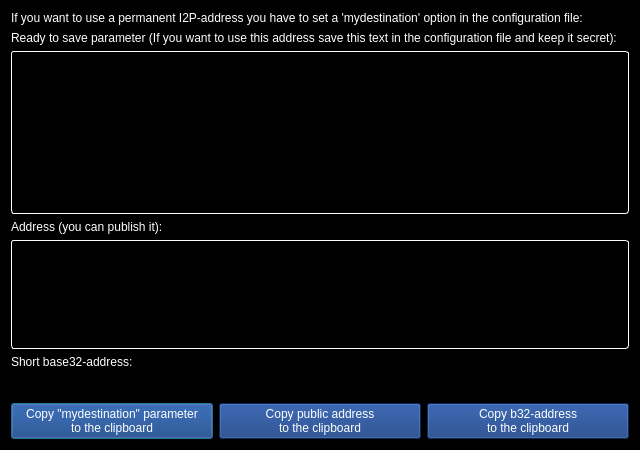
<?xml version="1.0" encoding="UTF-8"?>
<ui version="4.0">
 <class>ShowI2PAddresses</class>
 <widget class="QDialog" name="ShowI2PAddresses">
  <property name="geometry">
   <rect>
    <x>0</x>
    <y>0</y>
    <width>640</width>
    <height>450</height>
   </rect>
  </property>
  <property name="minimumSize">
   <size>
    <width>640</width>
    <height>450</height>
   </size>
  </property>
  <property name="windowTitle">
   <string>Dialog</string>
  </property>
  <property name="styleSheet">
   <string notr="true">color: rgb(255, 255, 255);
background-color: rgb(0, 0, 0);
alternate-background-color: rgb(0, 0, 0);</string>
  </property>
  <layout class="QVBoxLayout" name="verticalLayout">
   <item>
    <widget class="QLabel" name="label">
     <property name="text">
      <string>If you want to use a permanent I2P-address you have to set a 'mydestination' option in the configuration file:</string>
     </property>
     <property name="wordWrap">
      <bool>true</bool>
     </property>
    </widget>
   </item>
   <item>
    <widget class="QLabel" name="label_3">
     <property name="text">
      <string>Ready to save parameter (If you want to use this address save this text in the configuration file and keep it secret):</string>
     </property>
     <property name="wordWrap">
      <bool>true</bool>
     </property>
    </widget>
   </item>
   <item>
    <widget class="QTextEdit" name="privText">
     <property name="sizePolicy">
      <sizepolicy hsizetype="Expanding" vsizetype="Expanding">
       <horstretch>0</horstretch>
       <verstretch>3</verstretch>
      </sizepolicy>
     </property>
     <property name="styleSheet">
      <string notr="true">background: rgb(0,0,0); color: rgb(255,255,255); border: 1px inset white; border-radius: 3px; margin: 0px;</string>
     </property>
     <property name="readOnly">
      <bool>true</bool>
     </property>
    </widget>
   </item>
   <item>
    <widget class="QLabel" name="label_4">
     <property name="text">
      <string>Address (you can publish it):</string>
     </property>
    </widget>
   </item>
   <item>
    <widget class="QPlainTextEdit" name="pubText">
     <property name="sizePolicy">
      <sizepolicy hsizetype="Expanding" vsizetype="Expanding">
       <horstretch>0</horstretch>
       <verstretch>2</verstretch>
      </sizepolicy>
     </property>
     <property name="styleSheet">
      <string notr="true">background: rgb(0,0,0); color: rgb(255,255,255); border: 1px inset white; border-radius: 3px; margin: 0px;</string>
     </property>
     <property name="readOnly">
      <bool>true</bool>
     </property>
    </widget>
   </item>
   <item>
    <widget class="QLabel" name="label_5">
     <property name="text">
      <string>Short base32-address:</string>
     </property>
    </widget>
   </item>
   <item>
    <widget class="QLineEdit" name="b32Line">
     <property name="mouseTracking">
      <bool>false</bool>
     </property>
     <property name="acceptDrops">
      <bool>false</bool>
     </property>
     <property name="readOnly">
      <bool>true</bool>
     </property>
    </widget>
   </item>
   <item>
    <layout class="QHBoxLayout" name="horizontalLayout">
     <item>
      <widget class="QPushButton" name="privButton">
       <property name="styleSheet">
        <string notr="true">color: rgb(255, 255, 255);
background-color: rgb(15,55,126);
alternate-background-color: rgb(15,55,126);</string>
       </property>
       <property name="text">
        <string>Copy &quot;mydestination&quot; parameter
to the clipboard</string>
       </property>
      </widget>
     </item>
     <item>
      <widget class="QPushButton" name="pubButton">
       <property name="styleSheet">
        <string notr="true">color: rgb(255, 255, 255);
background-color: rgb(15,55,126);
alternate-background-color: rgb(15,55,126);</string>
       </property>
       <property name="text">
        <string>Copy public address
to the clipboard</string>
       </property>
      </widget>
     </item>
     <item>
      <widget class="QPushButton" name="b32Button">
       <property name="styleSheet">
        <string notr="true">color: rgb(255, 255, 255);
background-color: rgb(15,55,126);
alternate-background-color: rgb(15,55,126);</string>
       </property>
       <property name="text">
        <string>Copy b32-address
to the clipboard</string>
       </property>
      </widget>
     </item>
    </layout>
   </item>
  </layout>
 </widget>
 <tabstops>
  <tabstop>privText</tabstop>
  <tabstop>pubText</tabstop>
  <tabstop>b32Line</tabstop>
  <tabstop>privButton</tabstop>
  <tabstop>pubButton</tabstop>
  <tabstop>b32Button</tabstop>
 </tabstops>
 <resources/>
 <connections/>
</ui>
